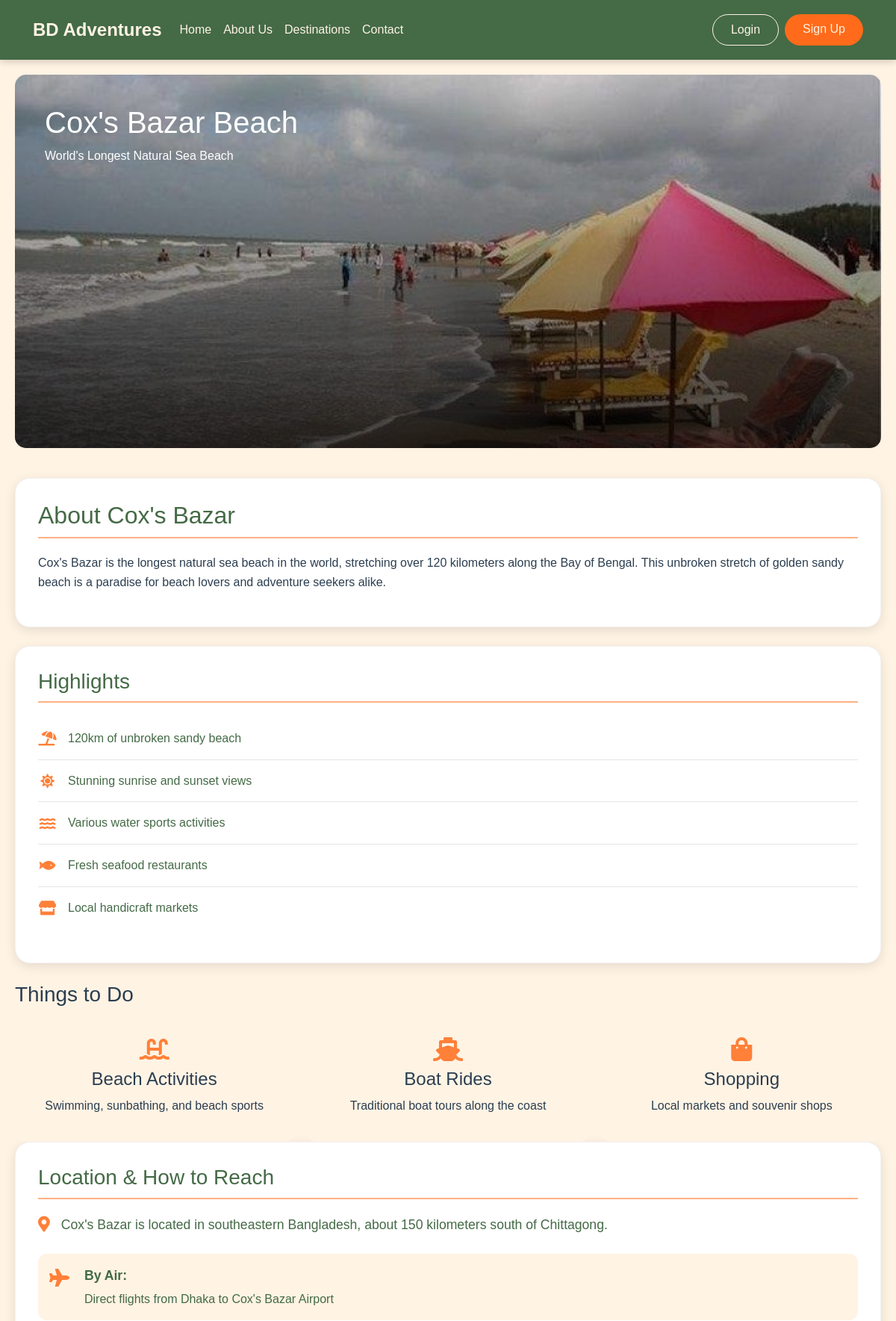
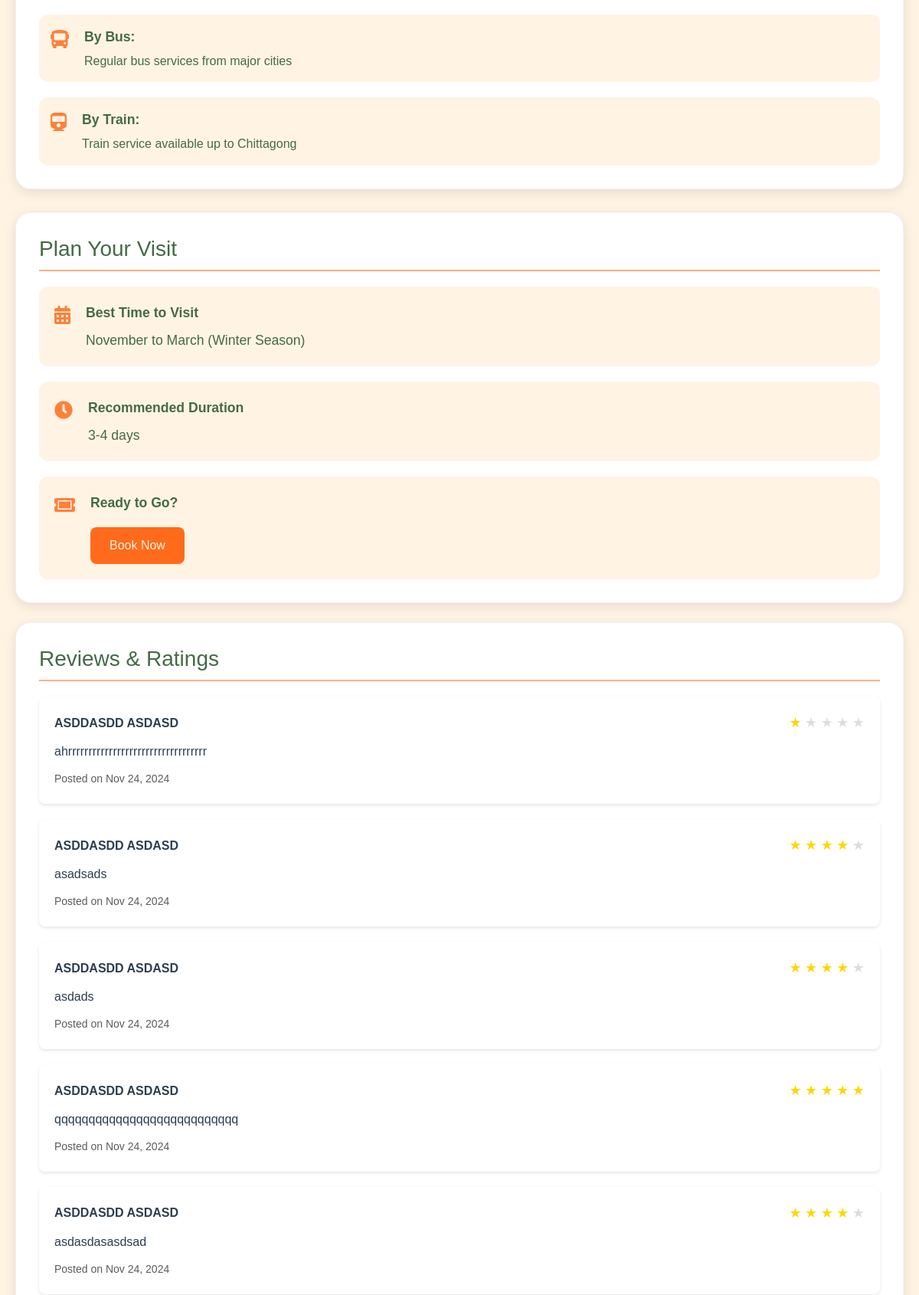
/spot1-details.php (upper part), run on the app's committed database (2 pictures, top to bottom).
### tables this page shows
CREATE TABLE `reviews` (
  `id` int NOT NULL,
  `user_id` int NOT NULL,
  `package_id` int DEFAULT NULL,
  `destination_id` int DEFAULT NULL,
  `rating` int NOT NULL,
  `comment` text,
  `created_at` timestamp NULL DEFAULT CURRENT_TIMESTAMP
);

CREATE TABLE `users` (
  `id` int NOT NULL,
  `first_name` varchar(50) NOT NULL,
  `last_name` varchar(50) NOT NULL,
  `email` varchar(100) NOT NULL,
  `password` varchar(255) NOT NULL,
  `phone` varchar(20) DEFAULT NULL,
  `user_type` enum('admin','user','agency') NOT NULL DEFAULT 'user',
  `created_at` timestamp NULL DEFAULT CURRENT_TIMESTAMP,
  `updated_at` timestamp NULL DEFAULT CURRENT_TIMESTAMP ON UPDATE CURRENT_TIMESTAMP,
  `reset_token` varchar(128) DEFAULT NULL,
  `reset_expires` datetime DEFAULT NULL,
  `email_verified` tinyint(1) DEFAULT '0',
  `verification_token` varchar(64) DEFAULT NULL
);

### spot1-details.php (the view, shortened to what this page needs)
<?php
include 'components/header.php';
include 'components/nav.php';
require_once 'config/db.php';
$destination_id = 1;
try {
    $stmt = $pdo->prepare("
        SELECT r.*, u.first_name, u.last_name, r.created_at
        FROM reviews r
        JOIN users u ON r.user_id = u.id
        WHERE r.destination_id = ?
        ORDER BY r.created_at DESC
    ");
    $stmt->execute([$destination_id]);
    $reviews = $stmt->fetchAll();
} catch (PDOException $e) {
    error_log($e->getMessage());
    $reviews = [];
}
?>
<div class="destination-details" style="margin-top: 80px;">
    <div class="container">
        <div class="hero-section">
            <img src="images/coxs-bazar.png" alt="Cox's Bazar Beach" class="hero-image">
            <div class="hero-overlay">
                <h1>Cox's Bazar Beach</h1>
                <p>World's Longest Natural Sea Beach</p>
            </div>
        </div>
        <div class="description-section">
            <div class="info-box">
                <h2>About Cox's Bazar</h2>
                <p>Cox's Bazar is the longest natural sea beach in the world, stretching over 120 kilometers along the Bay of Bengal. This unbroken stretch of golden sandy beach is a paradise for beach lovers and adventure seekers alike.</p>
            </div>
            <div class="info-box">
                <div class="highlights">
                    <h3>Highlights</h3>
                    <ul>
                        <li><i class="fas fa-umbrella-beach"></i> 120km of unbroken sandy beach</li>
                        <li><i class="fas fa-sun"></i> Stunning sunrise and sunset views</li>
                        <li><i class="fas fa-water"></i> Various water sports activities</li>
                        <li><i class="fas fa-fish"></i> Fresh seafood restaurants</li>
                        <li><i class="fas fa-store"></i> Local handicraft markets</li>
                    </ul>
                </div>
            </div>
            <div class="activities">
                <h3>Things to Do</h3>
                <div class="activities-grid">
                    <div class="activity-card">
                        <i class="fas fa-swimming-pool"></i>
                        <h4>Beach Activities</h4>
                        <p>Swimming, sunbathing, and beach sports</p>
                    </div>
                    <div class="activity-card">
                        <i class="fas fa-ship"></i>
                        <h4>Boat Rides</h4>
                        <p>Traditional boat tours along the coast</p>
                    </div>
                    <div class="activity-card">
                        <i class="fas fa-shopping-bag"></i>
                        <h4>Shopping</h4>
                        <p>Local markets and souvenir shops</p>
                    </div>
                </div>
            </div>
            <div class="info-box">
                <div class="location-info">
                    <h3>Location & How to Reach</h3>
                    <p class="location-desc"><i class="fas fa-map-marker-alt"></i> Cox's Bazar is located in southeastern Bangladesh, about 150 kilometers south of Chittagong.</p>
                    <div class="transport-options">
                        <div class="transport-item">
                            <i class="fas fa-plane"></i>
                            <div class="transport-details">
                                <strong>By Air:</strong>
                                <p>Direct flights from Dhaka to Cox's Bazar Airport</p>
                            </div>
                        </div>
                        <div class="transport-item">
                            <i class="fas fa-bus"></i>
                            <div class="transport-details">
                                <strong>By Bus:</strong>
                                <p>Regular bus services from major cities</p>
                            </div>
                        </div>
                        <div class="transport-item">
                            <i class="fas fa-train"></i>
                            <div class="transport-details">
                                <strong>By Train:</strong>
                                <p>Train service available up to Chittagong</p>
                            </div>
                        </div>
                    </div>
                </div>
            </div>
        </div>
        <div class="info-box">
            <div class="plan-visit">
                <h3>Plan Your Visit</h3>
                <div class="visit-info">
                    <div class="visit-item">
                        <i class="fas fa-calendar-alt"></i>
                        <div class="visit-details">
                            <strong>Best Time to Visit</strong>
                            <p>November to March (Winter Season)</p>
                        </div>
                    </div>
                    <div class="visit-item">
                        <i class="fas fa-clock"></i>
                        <div class="visit-details">
                            <strong>Recommended Duration</strong>
                            <p>3-4 days</p>
                        </div>
                    </div>
                    <div class="visit-item book-now">
                        <i class="fas fa-ticket-alt"></i>
                        <div class="visit-details">
                            <strong>Ready to Go?</strong>
                            <a href="booking.php?destination=coxs-bazar" class="btn btn-primary">Book Now</a>
                        </div>
                    </div>
                </div>
            </div>
        </div>
        <div class="info-box">
            <h3>Reviews & Ratings</h3>
            <div class="reviews-container">
                <?php if (empty($reviews)): ?>
                    <p class="text-muted">No reviews yet. Be the first to review!</p>
                <?php else: ?>
                    <?php foreach ($reviews as $review): ?>
                        <div class="review-card">
                            <div class="review-header">
                                <div class="reviewer-info">
                                    <strong><?= htmlspecialchars($review['first_name']) ?> <?= htmlspecialchars($review['last_name']) ?></strong>
                                </div>
                                <div class="rating">
                                    <?php for($i = 1; $i <= 5; $i++): ?>
                                        <span class="star <?= $i <= $review['rating'] ? 'filled' : '' ?>">★</span>
                                    <?php endfor; ?>
                                </div>
                            </div>
                            <p class="review-comment"><?= htmlspecialchars($review['comment']) ?></p>
                            <small class="text-muted">Posted on <?= date('M d, Y', strtotime($review['created_at'])) ?></small>
                        </div>
                    <?php endforeach; ?>
                <?php endif; ?>
            </div>
        </div>
<link rel="stylesheet" href="https://cdnjs.cloudflare.com/ajax/libs/font-awesome/5.15.4/css/all.min.css">
<?php include 'components/footer.php'; ?>

### css/nav.css (style rules this page uses)
:root { --primary-green: #4A7153; --light-beige: #F7E9E3; --light-peach: #F7C59F; --accent-orange: #FF6B1A; }
.btn-primary { background-color: var(--accent-orange) !important; border-color: var(--accent-orange) !important; color: var(--light-beige) !important; }

### css/style.css (style rules this page uses)
:root { --primary-color: #2C3E50; --secondary-color: #E67E22; --accent-color: #27AE60; --background-color: #F5F6FA; --text-color: #2C3E50; --light-text: #ECF0F1; --error-color: #E74C3C; --success-color: #2ECC71; --warning-color: #F1C40F; }
* { margin: 0; padding: 0; box-sizing: border-box; }
body { font-family: 'Poppins', sans-serif; line-height: 1.6; background-color: var(--background-color); color: var(--text-color); }
.container { max-width: 1200px; margin: 0 auto; padding: 0 20px; }
.hero-overlay { position: absolute; top: 0; left: 0; width: 100%; height: 100%; background: linear-gradient(rgba(0,0,0,0.3), rgba(0,0,0,0.5)); }

### css/auth.css (style rules this page uses)
:root { --dark-green: #446A46; --light-beige: #FFF3E4; --light-orange: #FFB085; --dark-orange: #FF8038; }
body { min-height: 100vh; display: flex; flex-direction: column; }

### components/nav.php (style rules this page uses)
:root { --dark-green: #446A46; --light-beige: #FFF3E4; --light-orange: #FFB085; --dark-orange: #FF8038; }
.btn-primary { background-color: var(--dark-orange); border-color: var(--dark-orange); color: var(--light-beige); }

### data on the page
reviews: user.first_name "ASDDASDD", user.last_name "ASDASD", comment "ahrrrrrrrrrrrrrrrrrrrrrrrrrrrrrrrrrr", created_at "Nov 24, 2024"
reviews: user.first_name "ASDDASDD", user.last_name "ASDASD", comment "asadsads", created_at "Nov 24, 2024"
reviews: user.first_name "ASDDASDD", user.last_name "ASDASD", comment "asdads", created_at "Nov 24, 2024"
reviews: user.first_name "ASDDASDD", user.last_name "ASDASD", comment "qqqqqqqqqqqqqqqqqqqqqqqqqqq", created_at "Nov 24, 2024"
reviews: user.first_name "ASDDASDD", user.last_name "ASDASD", comment "asdasdasasdsad", created_at "Nov 24, 2024"
